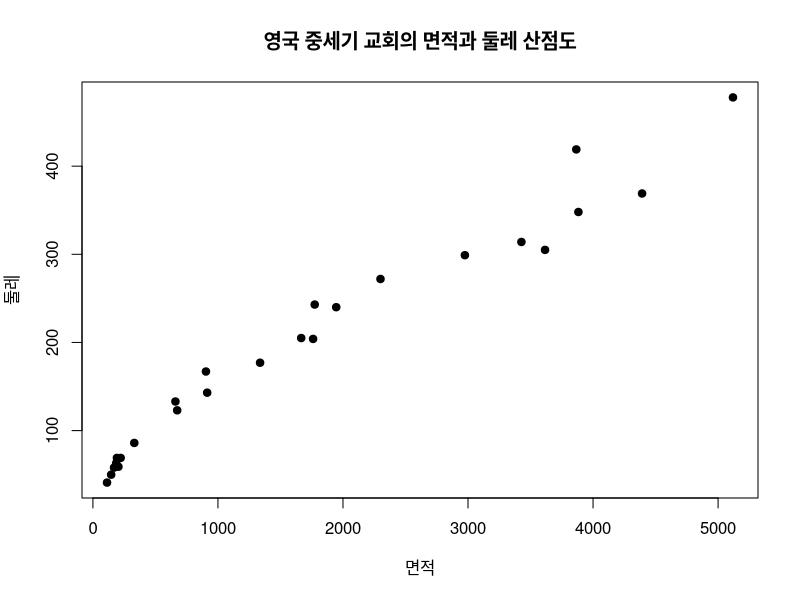
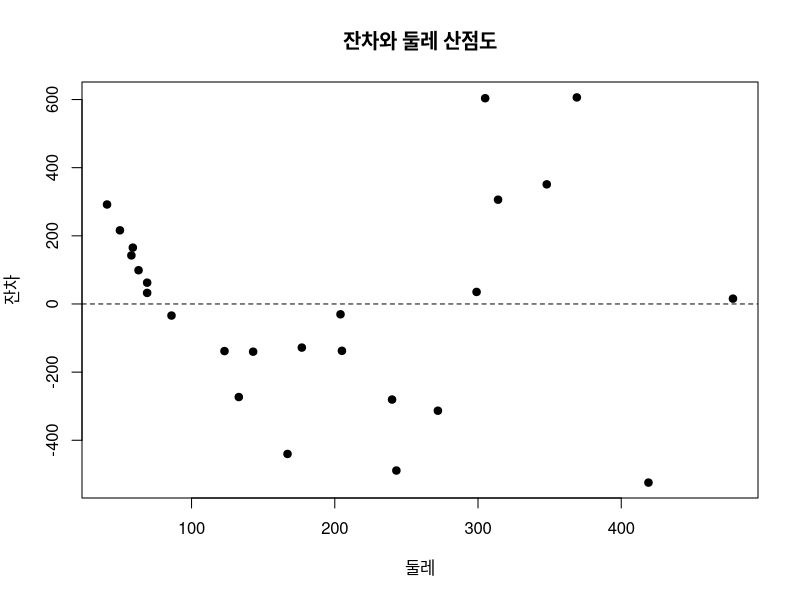
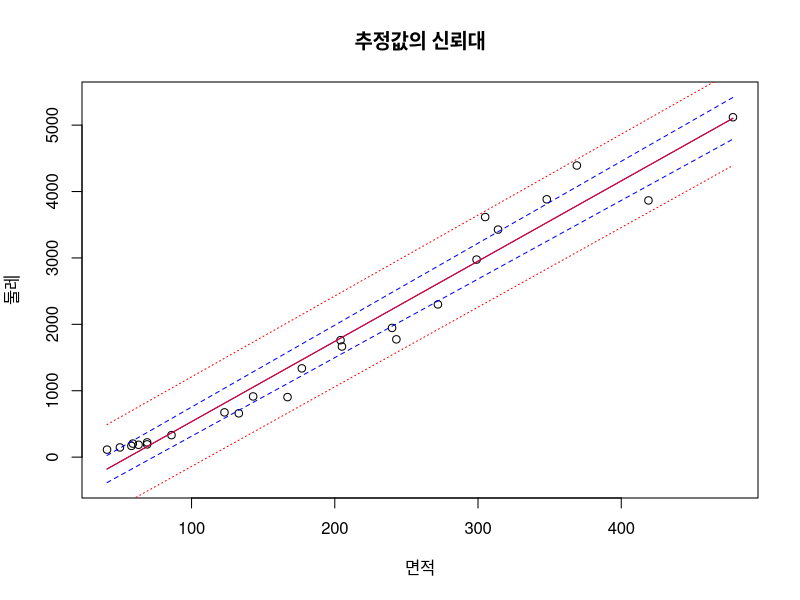
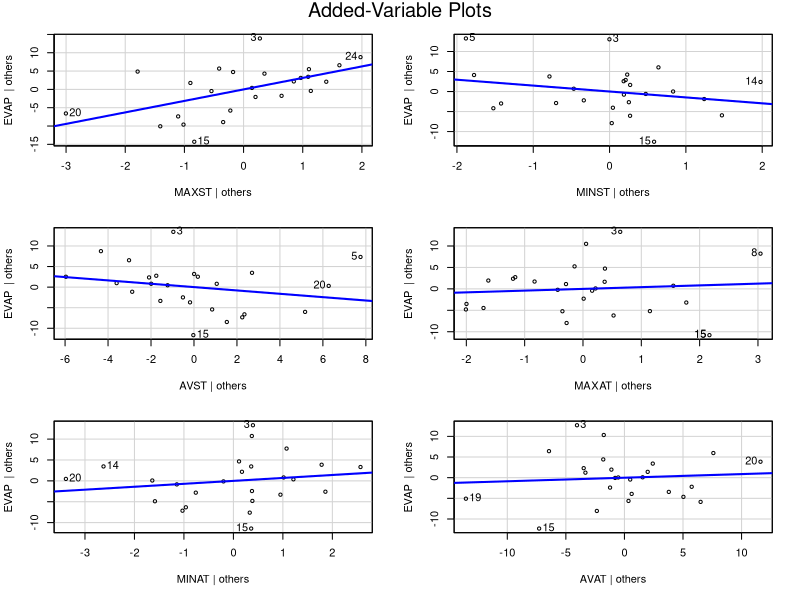
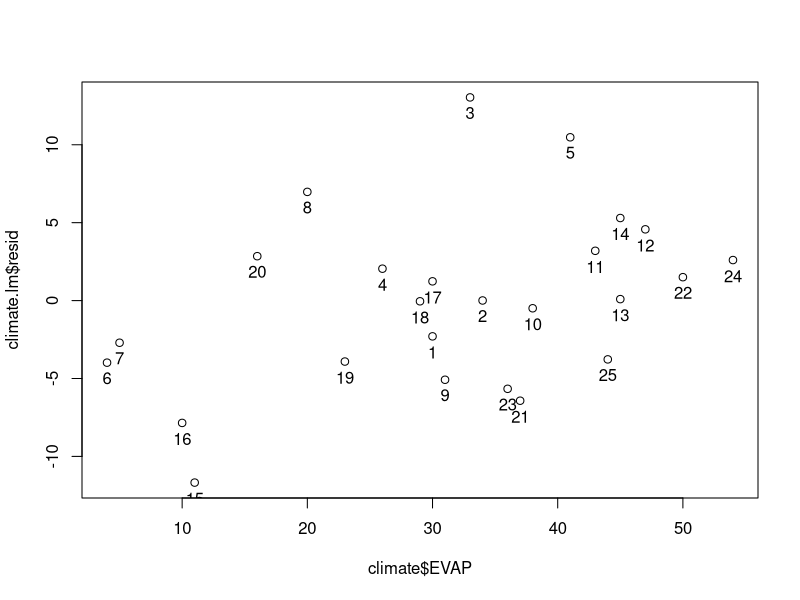

These figures' R source, in order:
## ---- chunk 1
# 데이터 로드
churches = read.csv("./data/p187.csv", header = T)
head(churches, 3)

# 오브젝트의 변수를 바로 사용하기 위해 오브젝트 등록
attach(churches)
# 산점도를 그린다.
plot(area, size, pch=19, main="영국 중세기 교회의 면적과 둘레 산점도", xlab="면적", ylab="둘레")
# 회귀모형 적합
churches.lm = lm(area~size, data = churches)
summary(churches.lm)

## ---- chunk 2
# 분산분석표 구하기
anova(churches.lm)
## ---- chunk 3
# 잔차 및 추정값 보기
# 회귀모형 적합 결과(churches.lm)의 변수 확인
names(churches.lm)
# churches와 잔차와 추정값을 합쳐서 보기
cbind(churches, churches.lm$resid, churches.lm$fitted)

# 잔차를 독립변수 size에 대해 산점도를 그려본다.
plot(size, churches.lm$resid, pch=19, main="잔차와 둘레 산점도", xlab="둘레", ylab="잔차")

# 잔차가 0인 라인 타입 2번 선을 그린다.
abline(h=0, lty=2)

## ---- chunk 4
# 추정값의 신뢰대 그리기
churches.frame = data.frame(size=range(churches$size))
pc = predict(churches.lm, int="c", newdata=churches.frame)
pp = predict(churches.lm, int="p", newdata=churches.frame)
plot(churches$size, churches$area, ylim = range(churches$area, pc), main="추정값의 신뢰대", xlab="면적", ylab="둘레")
matlines(churches.frame$size, pc, lty=c(1,2,2), col="BLUE")
matlines(churches.frame$size, pp, lty=c(1,3,3), col="RED")

## ---- chunk 5
# 데이터 로드
climate = read.csv("./data/p114.csv", header = T)
head(climate, 3)
# 첫번째 열인 날짜를 제외하고 각 변수들의 기술통계량을 본다.
summary(climate[,-1])
# 첫번째 열인 날짜를 제외하고 각 변수들의 상관계수를 살펴 본다.
cor(climate[,-1])

## ---- chunk 6
# 회귀모형 적합하기
climate.lm = lm (EVAP~MAXST+MINST+AVST+MAXAT+MINAT+AVAT, data = climate)
summary(climate.lm)

## ---- chunk 7
# 추가 변수 그림
library(car)
avPlots(climate.lm)
## ---- chunk 8
# 분산분석표
anova(climate.lm)
## ---- chunk 9
plot(climate$EVAP, climate.lm$resid)
for (i in 1:length(climate$EVAP))
{
  text(climate$EVAP[i], climate.lm$resid[i]-1, as.character(i))  
}

